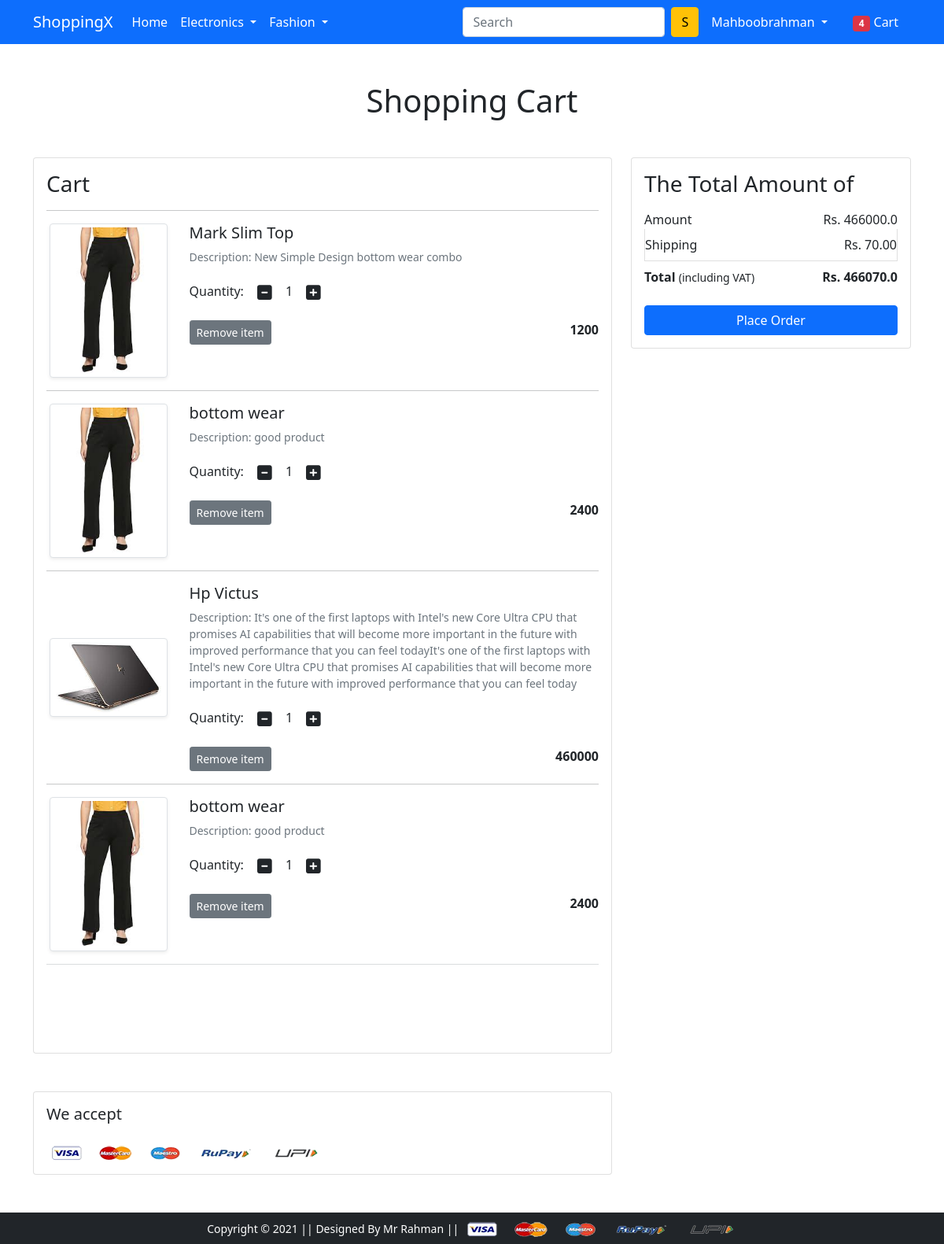
The app's page /show_cart/ (signed in) with its own data.
### app/models.py (models this page shows, shortened)
class Cart(models.Model):
    user = models.ForeignKey(User,on_delete=models.CASCADE)
    product = models.ForeignKey(Product,on_delete=models.CASCADE)
    quantity = models.PositiveIntegerField(default=1)
    def __str__(self):
        return str(self.id)

class Product(models.Model):
    title = models.CharField(max_length=64)
    selling_price = models.PositiveIntegerField()
    discounted_price = models.PositiveIntegerField()
    description = models.TextField()
    brand = models.CharField(max_length=64)
    category = models.CharField(choices =PRODUCT_CHOICES ,max_length=11)
    product_images=models.ImageField(upload_to='procudtimg')

### app/views.py (the view)
# urls.py: path('show_cart/', views.show_cart, name='show-cart'),
def show_cart(request):
    if request.user.is_authenticated:
        user = request.user
        cart = Cart.objects.filter(user=user)
        print(cart)
        amount=0.0
        shiping_amount = 70.0
        cart_product = [p for p in Cart.objects.all() if p.user==user]
        print(cart_product)
        if cart_product:
            for p in cart_product:
                tempamount=(p.quantity * p.product.discounted_price)
                amount+=tempamount
                totalamount=amount+shiping_amount
            return render(request,'app/addtocart.html',{'carts':cart,
            'totalamount':totalamount,'amount':amount})
        else:
            return render(request,"app/emptycart.html")

### app/templates/app/addtocart.html (shortened to what this page needs)
{% extends 'app/base.html' %}
{% load static %}
{% block main-content %}
<div class="container my-5">
 <div class="row">
  <h1 class="text-center mb-5">Shopping Cart</h1>
  <div class="col-sm-8">
  <div class="card">
   <div class="card-body">
    <h3>Cart</h3>
    {%for cart in carts%}
     <hr>
    <div class="row">
     <div class="col-sm-3 text-center align-self-center"><img src="{{cart.product.product_images.url}}" alt="" srcset="" class="img-fluid img-thumbnail shadow-sm" height="150" width="150"> </div>
     <div class="col-sm-9">
      <div>
       <h5>{{cart.product.title}}</h5>
       <p class="mb-2 text-muted small">Description: {{cart.product.description}}</p>
       <div class="my-3">
        <label for="quantity">Quantity:</label>
        <a class="minus-cart btn"><i class="fas fa-minus-square fa-lg"></i></a>
          <span id="quantity">{{cart.quantity}}</span>
        <a class="plus-cart btn"><i class="fas fa-plus-square fa-lg"></i></a>
       </div>
       <div class="d-flex justify-content-between">
        <a href="#" class="btn btn-sm btn-secondary mr-3">Remove item </a>
        <p class="mb-0"><span><strong>{{cart.product.discounted_price}}</strong></span></p>
       </div>
      </div>
     </div>
    </div>
    {%endfor%}
    <hr class="text-muted">
   </div>
   </div>
  </div>
  <div class="col-sm-4">
   <div class="card">
    <div class="card-body">
      <h3>The Total Amount of</h3>
      <ul class="list-group">
       <li class="list-group-item d-flex justify-content-between align-items-center border-0 px-0 pb-0">Amount<span>Rs. {{amount}}</span></li>
       <li class="list-group-item d-flex justify-content-between align-items-center px-0">Shipping<span>Rs. 70.00</span></li>
       <li class="list-group-item d-flex justify-content-between align-items-center border-0 px-0 mb-3">
        <div>
           <strong>Total</strong> <small>(including VAT)</small>
         </div>
         <span><strong>Rs. {{totalamount}}</strong></span>
       </li>
      </ul>
      <div class="d-grid"><a href="{% url 'checkout' %}" class="btn btn-primary">Place Order</a></div>
    </div>
   </div>
  </div>
 </div>
</div>
<div class="container">
 <div class="row">
  <div class="col-sm-8">
   <div class="card">
    <div class="card-body">
      <h5 class="mb-4">We accept</h5>
      <img src="{% static 'app/images/payment.png' %}" alt="" class="img-fluid">
    </div>
  </div>
  </div>
 </div>
</div>
{% endblock main-content %}

### app/templates/app/base.html (shortened to what this page needs)
<!doctype html>
{% load static %}
<html lang="en">
  <head>
    <link href="https://cdn.jsdelivr.net/npm/bootstrap@5.0.0-beta1/dist/css/bootstrap.min.css" rel="stylesheet">
    <link rel="stylesheet" href="{% static 'app/css/owl.carousel.min.css' %}">
    <link rel="stylesheet" href="{% static 'app/css/all.min.css' %}">
    <link rel="stylesheet" href="{% static 'app/css/style.css' %}">
  </head>
  <body>
    <nav class="navbar navbar-expand-lg navbar-dark bg-primary">
     <div class="container">
       <a class="navbar-brand" href="/">ShoppingX</a>
       <div class="collapse navbar-collapse" id="navbarSupportedContent">
         <ul class="navbar-nav me-auto mb-2 mb-lg-0">
           <li class="nav-item">
             <a class="nav-link active" aria-current="page" href="/">Home</a>
           </li>
           <li class="nav-item dropdown">
             <a class="nav-link dropdown-toggle text-white" href="#" id="electronicsDropdown" role="button" data-bs-toggle="dropdown" aria-expanded="false">
               Electronics
             </a>
           </li>
           <li class="nav-item dropdown">
             <a class="nav-link dropdown-toggle text-white" href="#" id="fashionDropdown" role="button" data-bs-toggle="dropdown" aria-expanded="false">
               Fashion
             </a>
           </li>
         </ul>
         <form class="d-flex">
           <input class="form-control me-2" type="search" placeholder="Search" aria-label="Search">
           <button class="btn btn-warning" type="submit">S</button>
         </form>
         <div>
          <ul class="navbar-nav me-auto mb-2 mb-lg-0">
            {%if request.user.is_authenticated %}
           <li class="nav-item dropdown mx-2">
              <a class="nav-link dropdown-toggle text-white" href="#" id="profileDropdown" role="button" data-bs-toggle="dropdown" aria-expanded="false">
                {{request.user.username|capfirst}}
              </a>
            </li>
            <li class="nav-item mx-2">
             <a href="{% url 'show-cart' %}" class="nav-link text-white"><span class="badge bg-danger">4</span> Cart </a>
            </li>
            {%endif%}
          </ul>
         </div>
       </div>
     </div>
    </nav>
    {% block main-content %} {% endblock main-content %}
    <footer class="container-fluid bg-dark text-center p-2 mt-5">
        <small class="text-white">Copyright &copy; 2021 || Designed By Mr Rahman || </small>
        <img src="{% static 'app/images/payment.png' %}" alt="" srcset="" class="img-fluid" height="2px">
    </footer>
  </body>
</html>

### records on screen
Cart: product.product_images (picture), product "Mark Slim Top", product.description "New Simple Design bottom wear combo", quantity "1", product.discounted_price "1200"
Cart: product.product_images (picture), product "bottom wear", product.description "good product", quantity "1", product.discounted_price "2400"
Cart: product.product_images (picture), product "Hp Victus", product.description "It's one of the first laptops with Intel's new Core Ultra CPU that promises AI capabilities that will become more important in the future with improved performance that you can feel todayIt's one of the first laptops with Intel's new Core Ultra CPU that promises AI capabilities that will become more important in the future with improved performance that you can feel today", quantity "1", product.discounted_price "460000"
Cart: product.product_images (picture), product "bottom wear", product.description "good product", quantity "1", product.discounted_price "2400"

### other values on screen
{{ request.user.username|capfirst }} "Mahboobrahman"
{{ amount }} "466000.0"
{{ totalamount }} "466070.0"
